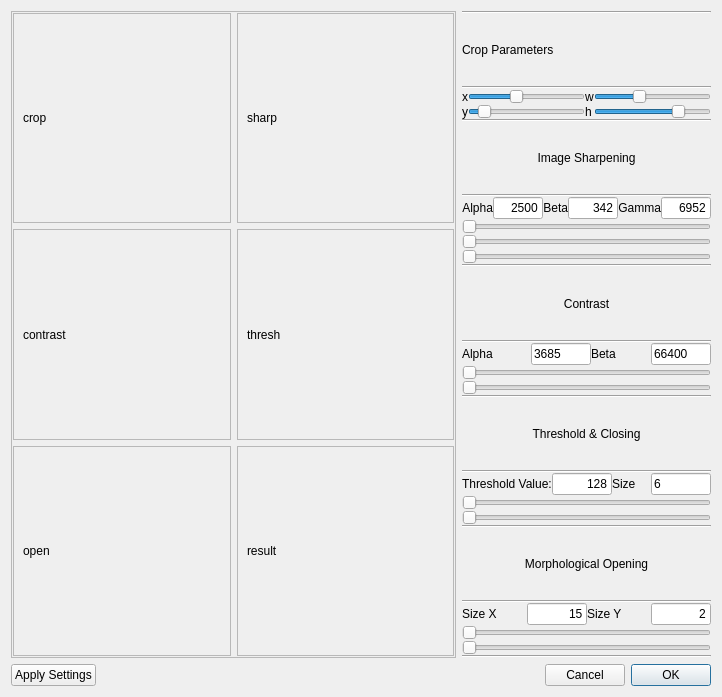
<?xml version="1.0" encoding="UTF-8"?>
<ui version="4.0">
 <class>cvConfig</class>
 <widget class="QDialog" name="cvConfig">
  <property name="geometry">
   <rect>
    <x>0</x>
    <y>0</y>
    <width>722</width>
    <height>697</height>
   </rect>
  </property>
  <property name="windowTitle">
   <string>Dialog</string>
  </property>
  <layout class="QGridLayout" name="gridLayout_3">
   <item row="0" column="0">
    <widget class="QFrame" name="frame">
     <property name="sizePolicy">
      <sizepolicy hsizetype="Expanding" vsizetype="Expanding">
       <horstretch>0</horstretch>
       <verstretch>0</verstretch>
      </sizepolicy>
     </property>
     <property name="minimumSize">
      <size>
       <width>411</width>
       <height>0</height>
      </size>
     </property>
     <property name="frameShape">
      <enum>QFrame::StyledPanel</enum>
     </property>
     <property name="frameShadow">
      <enum>QFrame::Raised</enum>
     </property>
     <layout class="QVBoxLayout" name="verticalLayout">
      <property name="leftMargin">
       <number>1</number>
      </property>
      <property name="topMargin">
       <number>1</number>
      </property>
      <property name="rightMargin">
       <number>1</number>
      </property>
      <property name="bottomMargin">
       <number>1</number>
      </property>
      <item>
       <layout class="QGridLayout" name="gridLayout_2">
        <item row="1" column="0">
         <widget class="QFrame" name="frame_4">
          <property name="frameShape">
           <enum>QFrame::StyledPanel</enum>
          </property>
          <property name="frameShadow">
           <enum>QFrame::Raised</enum>
          </property>
          <layout class="QVBoxLayout" name="verticalLayout_5">
           <item>
            <widget class="QLabel" name="label_15">
             <property name="text">
              <string>contrast</string>
             </property>
            </widget>
           </item>
          </layout>
         </widget>
        </item>
        <item row="0" column="0">
         <widget class="QFrame" name="frame_2">
          <property name="frameShape">
           <enum>QFrame::StyledPanel</enum>
          </property>
          <property name="frameShadow">
           <enum>QFrame::Raised</enum>
          </property>
          <layout class="QVBoxLayout" name="verticalLayout_4">
           <item>
            <widget class="QLabel" name="label_19">
             <property name="text">
              <string>crop</string>
             </property>
            </widget>
           </item>
          </layout>
         </widget>
        </item>
        <item row="1" column="1">
         <widget class="QFrame" name="frame_5">
          <property name="frameShape">
           <enum>QFrame::StyledPanel</enum>
          </property>
          <property name="frameShadow">
           <enum>QFrame::Raised</enum>
          </property>
          <layout class="QVBoxLayout" name="verticalLayout_6">
           <item>
            <widget class="QLabel" name="label_16">
             <property name="text">
              <string>thresh</string>
             </property>
            </widget>
           </item>
          </layout>
         </widget>
        </item>
        <item row="0" column="1">
         <widget class="QFrame" name="frame_3">
          <property name="frameShape">
           <enum>QFrame::StyledPanel</enum>
          </property>
          <property name="frameShadow">
           <enum>QFrame::Raised</enum>
          </property>
          <layout class="QVBoxLayout" name="verticalLayout_3">
           <item>
            <widget class="QLabel" name="label">
             <property name="text">
              <string>sharp</string>
             </property>
            </widget>
           </item>
          </layout>
         </widget>
        </item>
        <item row="2" column="0">
         <widget class="QFrame" name="frame_6">
          <property name="frameShape">
           <enum>QFrame::StyledPanel</enum>
          </property>
          <property name="frameShadow">
           <enum>QFrame::Raised</enum>
          </property>
          <layout class="QVBoxLayout" name="verticalLayout_7">
           <item>
            <widget class="QLabel" name="label_17">
             <property name="text">
              <string>open</string>
             </property>
            </widget>
           </item>
          </layout>
         </widget>
        </item>
        <item row="2" column="1">
         <widget class="QFrame" name="frame_7">
          <property name="frameShape">
           <enum>QFrame::StyledPanel</enum>
          </property>
          <property name="frameShadow">
           <enum>QFrame::Raised</enum>
          </property>
          <layout class="QVBoxLayout" name="verticalLayout_8">
           <item>
            <widget class="QLabel" name="label_18">
             <property name="text">
              <string>result</string>
             </property>
            </widget>
           </item>
          </layout>
         </widget>
        </item>
       </layout>
      </item>
     </layout>
    </widget>
   </item>
   <item row="0" column="1">
    <widget class="QWidget" name="widget" native="true">
     <property name="sizePolicy">
      <sizepolicy hsizetype="Fixed" vsizetype="Preferred">
       <horstretch>0</horstretch>
       <verstretch>0</verstretch>
      </sizepolicy>
     </property>
     <layout class="QVBoxLayout" name="verticalLayout_2">
      <property name="spacing">
       <number>0</number>
      </property>
      <property name="leftMargin">
       <number>0</number>
      </property>
      <property name="topMargin">
       <number>0</number>
      </property>
      <property name="rightMargin">
       <number>0</number>
      </property>
      <property name="bottomMargin">
       <number>0</number>
      </property>
      <item>
       <layout class="QGridLayout" name="gridLayout">
        <property name="sizeConstraint">
         <enum>QLayout::SetFixedSize</enum>
        </property>
        <item row="3" column="0">
         <layout class="QGridLayout" name="gridLayout_4">
          <item row="1" column="2">
           <widget class="QLabel" name="label_24">
            <property name="text">
             <string>h</string>
            </property>
           </widget>
          </item>
          <item row="0" column="3">
           <widget class="QSlider" name="cropwidth">
            <property name="minimum">
             <number>20</number>
            </property>
            <property name="maximum">
             <number>100</number>
            </property>
            <property name="value">
             <number>50</number>
            </property>
            <property name="orientation">
             <enum>Qt::Horizontal</enum>
            </property>
           </widget>
          </item>
          <item row="0" column="1">
           <widget class="QSlider" name="cropx">
            <property name="minimum">
             <number>1</number>
            </property>
            <property name="maximum">
             <number>99</number>
            </property>
            <property name="value">
             <number>40</number>
            </property>
            <property name="orientation">
             <enum>Qt::Horizontal</enum>
            </property>
           </widget>
          </item>
          <item row="0" column="2">
           <widget class="QLabel" name="label_23">
            <property name="text">
             <string>w</string>
            </property>
           </widget>
          </item>
          <item row="0" column="0">
           <widget class="QLabel" name="label_x">
            <property name="text">
             <string>x</string>
            </property>
           </widget>
          </item>
          <item row="1" column="3">
           <widget class="QSlider" name="cropheight">
            <property name="minimum">
             <number>20</number>
            </property>
            <property name="maximum">
             <number>100</number>
            </property>
            <property name="value">
             <number>80</number>
            </property>
            <property name="sliderPosition">
             <number>80</number>
            </property>
            <property name="orientation">
             <enum>Qt::Horizontal</enum>
            </property>
           </widget>
          </item>
          <item row="1" column="0">
           <widget class="QLabel" name="label_22">
            <property name="text">
             <string>y</string>
            </property>
           </widget>
          </item>
          <item row="1" column="1">
           <widget class="QSlider" name="cropy">
            <property name="minimum">
             <number>1</number>
            </property>
            <property name="maximum">
             <number>99</number>
            </property>
            <property name="value">
             <number>10</number>
            </property>
            <property name="orientation">
             <enum>Qt::Horizontal</enum>
            </property>
            <property name="invertedAppearance">
             <bool>false</bool>
            </property>
            <property name="invertedControls">
             <bool>false</bool>
            </property>
           </widget>
          </item>
         </layout>
        </item>
        <item row="21" column="0">
         <widget class="QSlider" name="horizontalSlider">
          <property name="maximum">
           <number>255</number>
          </property>
          <property name="orientation">
           <enum>Qt::Horizontal</enum>
          </property>
          <property name="invertedAppearance">
           <bool>false</bool>
          </property>
         </widget>
        </item>
        <item row="24" column="0">
         <widget class="QLabel" name="label_11">
          <property name="text">
           <string>Morphological Opening</string>
          </property>
          <property name="alignment">
           <set>Qt::AlignCenter</set>
          </property>
         </widget>
        </item>
        <item row="29" column="0">
         <widget class="Line" name="line_4">
          <property name="orientation">
           <enum>Qt::Horizontal</enum>
          </property>
         </widget>
        </item>
        <item row="15" column="0">
         <widget class="QSlider" name="horizontalSlider_5">
          <property name="maximum">
           <number>10000</number>
          </property>
          <property name="pageStep">
           <number>100</number>
          </property>
          <property name="orientation">
           <enum>Qt::Horizontal</enum>
          </property>
         </widget>
        </item>
        <item row="7" column="0">
         <layout class="QHBoxLayout" name="horizontalLayout">
          <property name="sizeConstraint">
           <enum>QLayout::SetMinimumSize</enum>
          </property>
          <item>
           <widget class="QLabel" name="label_3">
            <property name="text">
             <string>Alpha</string>
            </property>
            <property name="alignment">
             <set>Qt::AlignRight|Qt::AlignTrailing|Qt::AlignVCenter</set>
            </property>
           </widget>
          </item>
          <item>
           <widget class="QLineEdit" name="lineEdit_2">
            <property name="enabled">
             <bool>true</bool>
            </property>
            <property name="sizePolicy">
             <sizepolicy hsizetype="Fixed" vsizetype="Fixed">
              <horstretch>0</horstretch>
              <verstretch>0</verstretch>
             </sizepolicy>
            </property>
            <property name="maximumSize">
             <size>
              <width>50</width>
              <height>16777215</height>
             </size>
            </property>
            <property name="text">
             <string>2500</string>
            </property>
            <property name="alignment">
             <set>Qt::AlignRight|Qt::AlignTrailing|Qt::AlignVCenter</set>
            </property>
           </widget>
          </item>
          <item>
           <widget class="QLabel" name="label_4">
            <property name="text">
             <string>Beta</string>
            </property>
            <property name="alignment">
             <set>Qt::AlignRight|Qt::AlignTrailing|Qt::AlignVCenter</set>
            </property>
           </widget>
          </item>
          <item>
           <widget class="QLineEdit" name="lineEdit_3">
            <property name="maximumSize">
             <size>
              <width>50</width>
              <height>16777215</height>
             </size>
            </property>
            <property name="text">
             <string>342</string>
            </property>
            <property name="alignment">
             <set>Qt::AlignRight|Qt::AlignTrailing|Qt::AlignVCenter</set>
            </property>
           </widget>
          </item>
          <item>
           <widget class="QLabel" name="label_5">
            <property name="layoutDirection">
             <enum>Qt::RightToLeft</enum>
            </property>
            <property name="text">
             <string>Gamma</string>
            </property>
            <property name="alignment">
             <set>Qt::AlignRight|Qt::AlignTrailing|Qt::AlignVCenter</set>
            </property>
           </widget>
          </item>
          <item>
           <widget class="QLineEdit" name="lineEdit_4">
            <property name="maximumSize">
             <size>
              <width>50</width>
              <height>16777215</height>
             </size>
            </property>
            <property name="text">
             <string>6952</string>
            </property>
            <property name="alignment">
             <set>Qt::AlignRight|Qt::AlignTrailing|Qt::AlignVCenter</set>
            </property>
           </widget>
          </item>
         </layout>
        </item>
        <item row="19" column="0">
         <widget class="Line" name="line_8">
          <property name="orientation">
           <enum>Qt::Horizontal</enum>
          </property>
         </widget>
        </item>
        <item row="18" column="0">
         <widget class="QLabel" name="label_14">
          <property name="text">
           <string>Threshold &amp; Closing</string>
          </property>
          <property name="alignment">
           <set>Qt::AlignCenter</set>
          </property>
         </widget>
        </item>
        <item row="8" column="0">
         <widget class="QSlider" name="horizontalSlider_2">
          <property name="maximum">
           <number>3000</number>
          </property>
          <property name="pageStep">
           <number>100</number>
          </property>
          <property name="orientation">
           <enum>Qt::Horizontal</enum>
          </property>
          <property name="tickPosition">
           <enum>QSlider::NoTicks</enum>
          </property>
         </widget>
        </item>
        <item row="4" column="0">
         <widget class="Line" name="line_5">
          <property name="orientation">
           <enum>Qt::Horizontal</enum>
          </property>
         </widget>
        </item>
        <item row="23" column="0">
         <widget class="Line" name="line">
          <property name="orientation">
           <enum>Qt::Horizontal</enum>
          </property>
         </widget>
        </item>
        <item row="28" column="0">
         <widget class="QSlider" name="horizontalSlider_9">
          <property name="sizePolicy">
           <sizepolicy hsizetype="MinimumExpanding" vsizetype="Fixed">
            <horstretch>0</horstretch>
            <verstretch>0</verstretch>
           </sizepolicy>
          </property>
          <property name="minimum">
           <number>1</number>
          </property>
          <property name="maximum">
           <number>20</number>
          </property>
          <property name="pageStep">
           <number>1</number>
          </property>
          <property name="orientation">
           <enum>Qt::Horizontal</enum>
          </property>
         </widget>
        </item>
        <item row="26" column="0">
         <layout class="QHBoxLayout" name="horizontalLayout_4">
          <item>
           <widget class="QLabel" name="label_12">
            <property name="text">
             <string>Size X</string>
            </property>
           </widget>
          </item>
          <item>
           <widget class="QLineEdit" name="lineEdit_8">
            <property name="sizePolicy">
             <sizepolicy hsizetype="Fixed" vsizetype="Fixed">
              <horstretch>0</horstretch>
              <verstretch>0</verstretch>
             </sizepolicy>
            </property>
            <property name="maximumSize">
             <size>
              <width>60</width>
              <height>16777215</height>
             </size>
            </property>
            <property name="text">
             <string>15</string>
            </property>
            <property name="alignment">
             <set>Qt::AlignRight|Qt::AlignTrailing|Qt::AlignVCenter</set>
            </property>
           </widget>
          </item>
          <item>
           <widget class="QLabel" name="label_13">
            <property name="text">
             <string>Size Y</string>
            </property>
           </widget>
          </item>
          <item>
           <widget class="QLineEdit" name="lineEdit_9">
            <property name="sizePolicy">
             <sizepolicy hsizetype="Fixed" vsizetype="Fixed">
              <horstretch>0</horstretch>
              <verstretch>0</verstretch>
             </sizepolicy>
            </property>
            <property name="maximumSize">
             <size>
              <width>60</width>
              <height>16777215</height>
             </size>
            </property>
            <property name="text">
             <string>2</string>
            </property>
            <property name="alignment">
             <set>Qt::AlignRight|Qt::AlignTrailing|Qt::AlignVCenter</set>
            </property>
           </widget>
          </item>
         </layout>
        </item>
        <item row="11" column="0">
         <widget class="Line" name="line_2">
          <property name="orientation">
           <enum>Qt::Horizontal</enum>
          </property>
         </widget>
        </item>
        <item row="13" column="0">
         <widget class="Line" name="line_7">
          <property name="orientation">
           <enum>Qt::Horizontal</enum>
          </property>
         </widget>
        </item>
        <item row="9" column="0">
         <widget class="QSlider" name="horizontalSlider_3">
          <property name="maximum">
           <number>2000</number>
          </property>
          <property name="pageStep">
           <number>100</number>
          </property>
          <property name="orientation">
           <enum>Qt::Horizontal</enum>
          </property>
         </widget>
        </item>
        <item row="14" column="0">
         <layout class="QHBoxLayout" name="horizontalLayout_3">
          <item>
           <widget class="QLabel" name="label_8">
            <property name="maximumSize">
             <size>
              <width>1666</width>
              <height>16777215</height>
             </size>
            </property>
            <property name="text">
             <string>Alpha</string>
            </property>
           </widget>
          </item>
          <item>
           <widget class="QLineEdit" name="lineEdit_5">
            <property name="sizePolicy">
             <sizepolicy hsizetype="Fixed" vsizetype="Fixed">
              <horstretch>0</horstretch>
              <verstretch>0</verstretch>
             </sizepolicy>
            </property>
            <property name="maximumSize">
             <size>
              <width>60</width>
              <height>16777215</height>
             </size>
            </property>
            <property name="text">
             <string>3685</string>
            </property>
           </widget>
          </item>
          <item>
           <widget class="QLabel" name="label_9">
            <property name="sizePolicy">
             <sizepolicy hsizetype="Preferred" vsizetype="Preferred">
              <horstretch>0</horstretch>
              <verstretch>0</verstretch>
             </sizepolicy>
            </property>
            <property name="maximumSize">
             <size>
              <width>60</width>
              <height>16777215</height>
             </size>
            </property>
            <property name="text">
             <string>Beta</string>
            </property>
           </widget>
          </item>
          <item>
           <widget class="QLineEdit" name="lineEdit_6">
            <property name="sizePolicy">
             <sizepolicy hsizetype="Fixed" vsizetype="Fixed">
              <horstretch>0</horstretch>
              <verstretch>0</verstretch>
             </sizepolicy>
            </property>
            <property name="maximumSize">
             <size>
              <width>60</width>
              <height>16777215</height>
             </size>
            </property>
            <property name="text">
             <string>66400</string>
            </property>
           </widget>
          </item>
         </layout>
        </item>
        <item row="20" column="0">
         <layout class="QHBoxLayout" name="horizontalLayout_2">
          <item>
           <widget class="QLabel" name="label_2">
            <property name="sizePolicy">
             <sizepolicy hsizetype="Maximum" vsizetype="Preferred">
              <horstretch>0</horstretch>
              <verstretch>0</verstretch>
             </sizepolicy>
            </property>
            <property name="text">
             <string>Threshold Value:</string>
            </property>
           </widget>
          </item>
          <item>
           <widget class="QLineEdit" name="lineEdit">
            <property name="sizePolicy">
             <sizepolicy hsizetype="Fixed" vsizetype="Fixed">
              <horstretch>0</horstretch>
              <verstretch>0</verstretch>
             </sizepolicy>
            </property>
            <property name="maximumSize">
             <size>
              <width>60</width>
              <height>16777215</height>
             </size>
            </property>
            <property name="inputMask">
             <string/>
            </property>
            <property name="text">
             <string>128</string>
            </property>
            <property name="alignment">
             <set>Qt::AlignRight|Qt::AlignTrailing|Qt::AlignVCenter</set>
            </property>
            <property name="readOnly">
             <bool>false</bool>
            </property>
           </widget>
          </item>
          <item>
           <widget class="QLabel" name="label_10">
            <property name="text">
             <string>Size</string>
            </property>
           </widget>
          </item>
          <item>
           <widget class="QLineEdit" name="lineEdit_7">
            <property name="sizePolicy">
             <sizepolicy hsizetype="Fixed" vsizetype="Fixed">
              <horstretch>0</horstretch>
              <verstretch>0</verstretch>
             </sizepolicy>
            </property>
            <property name="maximumSize">
             <size>
              <width>60</width>
              <height>16777215</height>
             </size>
            </property>
            <property name="text">
             <string>6</string>
            </property>
           </widget>
          </item>
         </layout>
        </item>
        <item row="10" column="0">
         <widget class="QSlider" name="horizontalSlider_4">
          <property name="maximum">
           <number>100000</number>
          </property>
          <property name="pageStep">
           <number>1000</number>
          </property>
          <property name="orientation">
           <enum>Qt::Horizontal</enum>
          </property>
         </widget>
        </item>
        <item row="25" column="0">
         <widget class="Line" name="line_9">
          <property name="orientation">
           <enum>Qt::Horizontal</enum>
          </property>
         </widget>
        </item>
        <item row="16" column="0">
         <widget class="QSlider" name="horizontalSlider_6">
          <property name="maximum">
           <number>100000</number>
          </property>
          <property name="pageStep">
           <number>1000</number>
          </property>
          <property name="orientation">
           <enum>Qt::Horizontal</enum>
          </property>
         </widget>
        </item>
        <item row="6" column="0">
         <widget class="Line" name="line_6">
          <property name="orientation">
           <enum>Qt::Horizontal</enum>
          </property>
         </widget>
        </item>
        <item row="12" column="0">
         <widget class="QLabel" name="label_7">
          <property name="text">
           <string>Contrast</string>
          </property>
          <property name="alignment">
           <set>Qt::AlignCenter</set>
          </property>
         </widget>
        </item>
        <item row="27" column="0">
         <widget class="QSlider" name="horizontalSlider_8">
          <property name="sizePolicy">
           <sizepolicy hsizetype="MinimumExpanding" vsizetype="Fixed">
            <horstretch>0</horstretch>
            <verstretch>0</verstretch>
           </sizepolicy>
          </property>
          <property name="minimum">
           <number>1</number>
          </property>
          <property name="maximum">
           <number>20</number>
          </property>
          <property name="pageStep">
           <number>1</number>
          </property>
          <property name="orientation">
           <enum>Qt::Horizontal</enum>
          </property>
         </widget>
        </item>
        <item row="5" column="0">
         <widget class="QLabel" name="label_6">
          <property name="text">
           <string>Image Sharpening</string>
          </property>
          <property name="alignment">
           <set>Qt::AlignCenter</set>
          </property>
         </widget>
        </item>
        <item row="0" column="0">
         <widget class="Line" name="line_10">
          <property name="orientation">
           <enum>Qt::Horizontal</enum>
          </property>
         </widget>
        </item>
        <item row="1" column="0">
         <widget class="QLabel" name="label_20">
          <property name="text">
           <string>Crop Parameters</string>
          </property>
         </widget>
        </item>
        <item row="22" column="0">
         <widget class="QSlider" name="horizontalSlider_7">
          <property name="minimum">
           <number>1</number>
          </property>
          <property name="maximum">
           <number>20</number>
          </property>
          <property name="pageStep">
           <number>1</number>
          </property>
          <property name="orientation">
           <enum>Qt::Horizontal</enum>
          </property>
         </widget>
        </item>
        <item row="17" column="0">
         <widget class="Line" name="line_3">
          <property name="orientation">
           <enum>Qt::Horizontal</enum>
          </property>
         </widget>
        </item>
        <item row="2" column="0">
         <widget class="Line" name="line_11">
          <property name="orientation">
           <enum>Qt::Horizontal</enum>
          </property>
         </widget>
        </item>
       </layout>
      </item>
     </layout>
    </widget>
   </item>
   <item row="1" column="1">
    <widget class="QDialogButtonBox" name="buttonBox">
     <property name="sizePolicy">
      <sizepolicy hsizetype="Maximum" vsizetype="Fixed">
       <horstretch>0</horstretch>
       <verstretch>0</verstretch>
      </sizepolicy>
     </property>
     <property name="layoutDirection">
      <enum>Qt::RightToLeft</enum>
     </property>
     <property name="orientation">
      <enum>Qt::Horizontal</enum>
     </property>
     <property name="standardButtons">
      <set>QDialogButtonBox::Cancel|QDialogButtonBox::Ok</set>
     </property>
    </widget>
   </item>
   <item row="1" column="0">
    <widget class="QPushButton" name="applyButton">
     <property name="sizePolicy">
      <sizepolicy hsizetype="Fixed" vsizetype="Fixed">
       <horstretch>0</horstretch>
       <verstretch>0</verstretch>
      </sizepolicy>
     </property>
     <property name="text">
      <string>Apply Settings</string>
     </property>
    </widget>
   </item>
  </layout>
 </widget>
 <resources/>
 <connections>
  <connection>
   <sender>buttonBox</sender>
   <signal>accepted()</signal>
   <receiver>cvConfig</receiver>
   <slot>accept()</slot>
   <hints>
    <hint type="sourcelabel">
     <x>248</x>
     <y>254</y>
    </hint>
    <hint type="destinationlabel">
     <x>157</x>
     <y>274</y>
    </hint>
   </hints>
  </connection>
  <connection>
   <sender>buttonBox</sender>
   <signal>rejected()</signal>
   <receiver>cvConfig</receiver>
   <slot>reject()</slot>
   <hints>
    <hint type="sourcelabel">
     <x>316</x>
     <y>260</y>
    </hint>
    <hint type="destinationlabel">
     <x>286</x>
     <y>274</y>
    </hint>
   </hints>
  </connection>
 </connections>
</ui>
